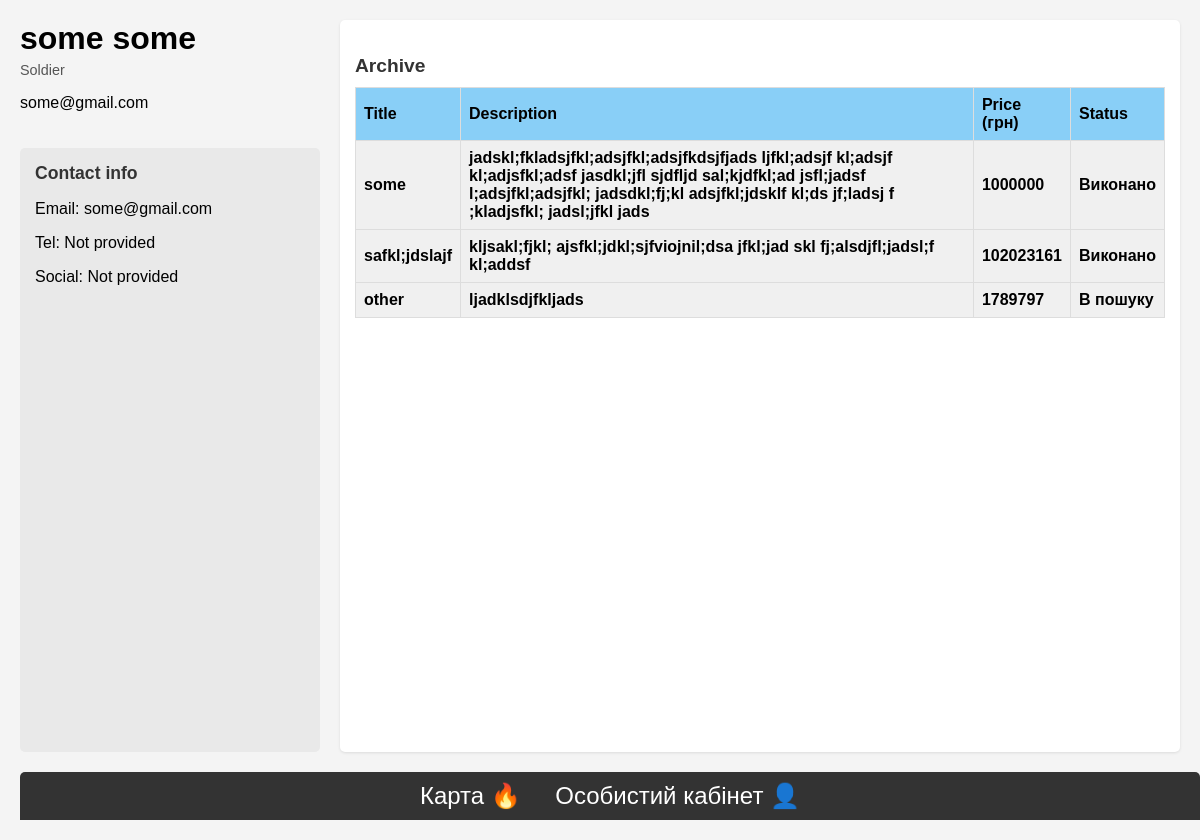
The app's page /auth/profile/1 with its own data.
### authentication/models.py (models this page shows, shortened)
class UserProfile(models.Model):
    user = models.OneToOneField(User, on_delete=models.CASCADE, related_name='profile')
    CATEGORY_CHOICES = [
        ('soldier', 'Soldier'),
        ('volunteer', 'Volunteer'),
    ]
    category = models.CharField(max_length=9, choices=CATEGORY_CHOICES, blank=True, null=True)
    contacts = models.TextField(blank=True, null=True)
    def get_contacts(self):
        if self.contacts:
            return json.loads(self.contacts)
        return {}

### volunteer_app/models.py (models this page shows, shortened)
class Request(models.Model):
    STATUS_CHOICES = [
        ('done', "Виконано"),
        ('in_progress', "Виконується"),
        ('in_search', "В пошуку"),
    ]
    URGENCY_CHOICES = [
        ("висока", "Висока"),
        ("середня", "Середня"),
        ("низька", "Низька"),
    ]
    author = models.ForeignKey("authentication.UserProfile", on_delete=models.CASCADE, related_name='requests')
    name = models.CharField(max_length=255, null=True)
    description = models.TextField()
    aproximate_price = models.IntegerField(verbose_name="Приблизна ціна", default=1)
    status = models.CharField(max_length=15, choices=STATUS_CHOICES)
    urgency = models.CharField(max_length=20,choices=URGENCY_CHOICES)
    volunteer = models.ForeignKey(
        'authentication.UserProfile',
        on_delete=models.SET_NULL,
        null=True,
        blank=True,
        related_name='volunteer_req'
    )

### authentication/views.py (the view)
# urls.py: path('profile/<int:volunteer_id>', views.profile, name='profile'),
def profile(request, volunteer_id):
    user_profile = UserProfile.objects.get(id=volunteer_id)
    req_data = user_profile.requests.all() if user_profile.category == 'soldier' else user_profile.volunteer_req.all()
    return render(request, 'profile.html', {'user':user_profile.user, 'contacts':user_profile.get_contacts(), 'request_data': req_data})

### authentication/templates/profile.html (shortened to what this page needs)
<!DOCTYPE html>
<html>
<head>
    {% load static %}
    <link rel="stylesheet" href="{% static 'css/personal_page.css' %}">
</head>
<body>
    <header>
        <h1>{{ user.first_name }} {{ user.last_name }}</h1>
        <p>{{ user.profile.get_category_display }}</p>
        <p>{{ user.email }}</p>
    </header>
    <aside>
        <div class="contact-info">
            <h2>Contact info</h2>
            <p>Email: {{ user.email }}</p>
            <p>Tel: {{ contacts.phone|default:"Not provided" }}</p>
            <p>Social: {% if contacts.socials.title and contacts.socials.link %}<a href="{{ contacts.socials.link }}">{{ contacts.socials.title }}</a>{% else %}Not provided{% endif %}</p>
        </div>
    </aside>
    <main>
        <div class="archive-section">
            <h2>Archive</h2>
            {% if request_data %}
            <table>
                <thead>
                    <tr>
                        <th>Title</th>
                        <th>Description</th>
                        <th>Price (грн)</th>
                        <th>Status</th>
                    </tr>
                </thead>
                {% for req in request_data %}
                <tbody>
                    <td>{{ req.name }}</td>
                    <td>{{ req.description }}</td>
                    <td>{{ req.aproximate_price }}</td>
                    {% if req.status == 'in_progress' and request_form %}
                    <td><a href="{% url 'profile' req.volunteer.id %}">{{ req.get_status_display }}</a><br><a href="{% url 'req_ready' req.id %}">Готово</a></td>
                    {% else %}
                    <td>{{ req.get_status_display }}</td>
                    {% endif %}
                </tbody>
                {% endfor %}
            </table>
            {% else %}
            <p>No requests yet.</p>
            {% endif %}
        </div>
    </main>
    <div class="bottom-menu">
        <a href="{% url 'map' %}">Карта 🔥</a>
        {% if not request_form %}
        <a href="{% url 'personal_page' %}">Особистий кабінет 👤</a>
        {% endif %}
    </div>
</body>
</html>

### static/css/personal_page.css (style rules this page uses)
body { font-family: sans-serif; margin: 20px; background-color: #f4f4f4; display: grid; grid-template-columns: 250px 1fr; grid-template-rows: auto 1fr auto; grid-template-areas: "header main" "sidebar main" "footer footer"; gap: 20px; min-height: 100vh; }
h1 { grid-area: header; margin-top: 0; margin-bottom: 5px; }
h1 + p { grid-area: header; font-size: 0.9em; color: #555; margin-top: 0; }
aside { grid-area: sidebar; background-color: #e9e9e9; padding: 15px; border-radius: 5px; }
.contact-info { margin-bottom: 15px; }
.contact-info h2 { font-size: 1.1em; margin-top: 0; margin-bottom: 8px; color: #333; }
.contact-info p { margin-bottom: 5px; }
main { grid-area: main; padding: 15px; background-color: #fff; border-radius: 5px; box-shadow: 0 1px 3px rgba(0, 0, 0, 0.1); }
main h2 { font-size: 1.2em; margin-top: 20px; margin-bottom: 10px; color: #333; }
.bottom-menu { position: sticky; bottom: 0; width: 100%; grid-area: footer; background-color: #333; color: white; padding: 10px; text-align: center; border-radius: 5px 5px 0 0; }
.bottom-menu a { color: white; text-decoration: none; margin: 0 15px; font-size: 1.5em; }
.archive-section { margin-top: 20px; }
.archive-section h2 { font-size: 1.2em; margin-bottom: 10px; color: #333; }
.archive-section table { width: 100%; border-collapse: collapse; margin-bottom: 15px; }
.archive-section th, .archive-section td { border: 1px solid #ddd; padding: 8px; text-align: left; }
.archive-section th { background-color: #89cff7; font-weight: bold; }
.archive-section tr { background-color: #f0f0f0; font-weight: bold; }
@media (min-width: 768px) { body { grid-template-columns: 300px 1fr; } }

### records on screen
Request: name "some", description "jadskl;fkladsjfkl;adsjfkl;adsjfkdsjfjads ljfkl;adsjf kl;adsjf kl;adjsfkl;adsf jasdkl;jfl sjdfljd sal;kjdfkl;ad jsfl;jadsf l;adsjfkl;adsjfkl; jadsdkl;fj;kl adsjfkl;jdsklf kl;ds jf;ladsj f ;kladjsfkl; jadsl;jfkl jads", aproximate_price "1000000", status "Виконано"
Request: name "safkl;jdslajf", description "kljsakl;fjkl; ajsfkl;jdkl;sjfviojnil;dsa jfkl;jad skl fj;alsdjfl;jadsl;f kl;addsf", aproximate_price "102023161", status "Виконано"
Request: name "other", description "ljadklsdjfkljads", aproximate_price "1789797", status "В пошуку"

### other values on screen
{{ user.first_name }} "some"
{{ user.last_name }} "some"
{{ user.profile.get_category_display }} "Soldier"
{{ user.email }} "some@gmail.com"
{{ contacts.phone|default:"Not provided" }} "Not provided"
